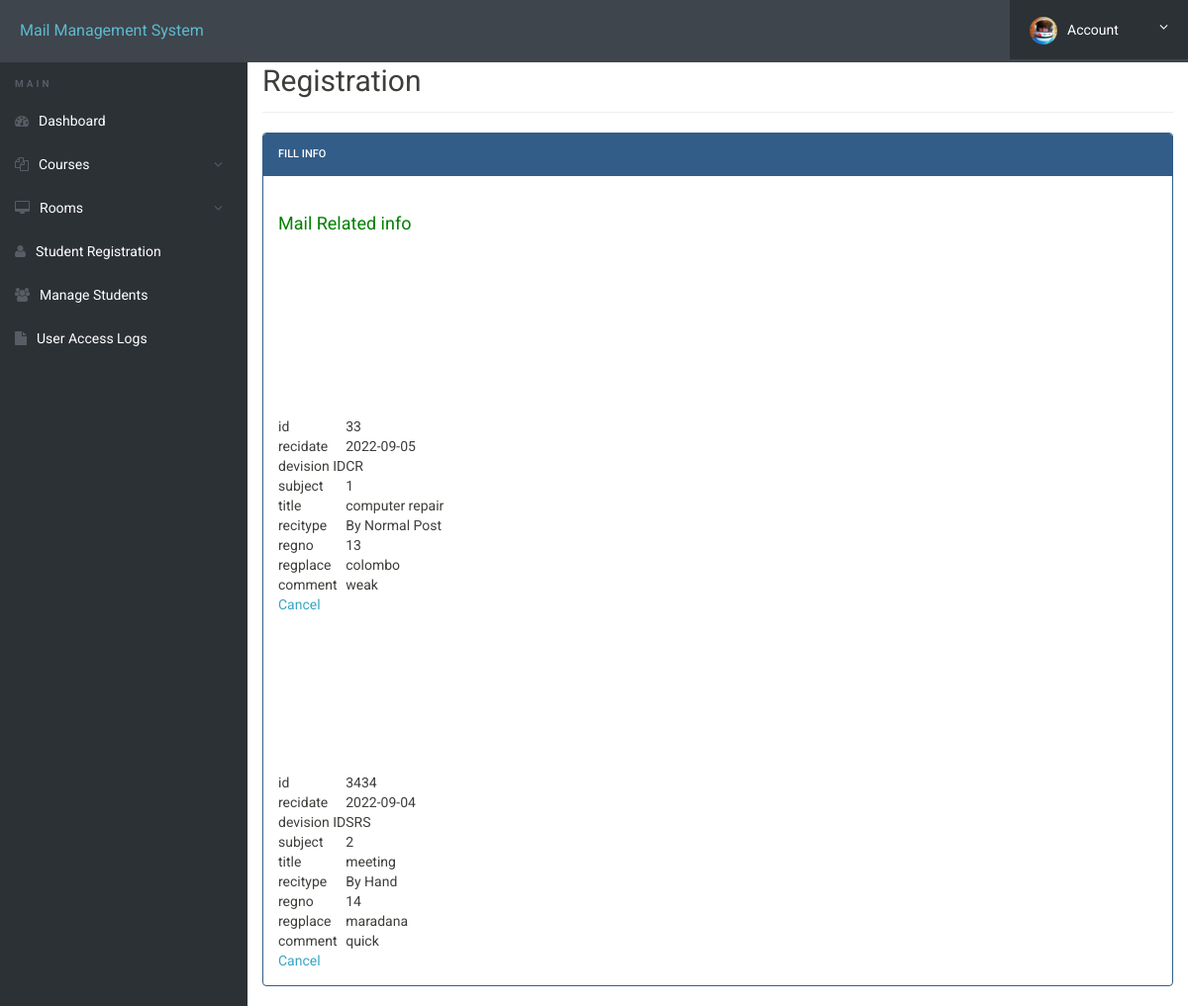
Page /admin/registration1.php (signed in) on the earlier database version.
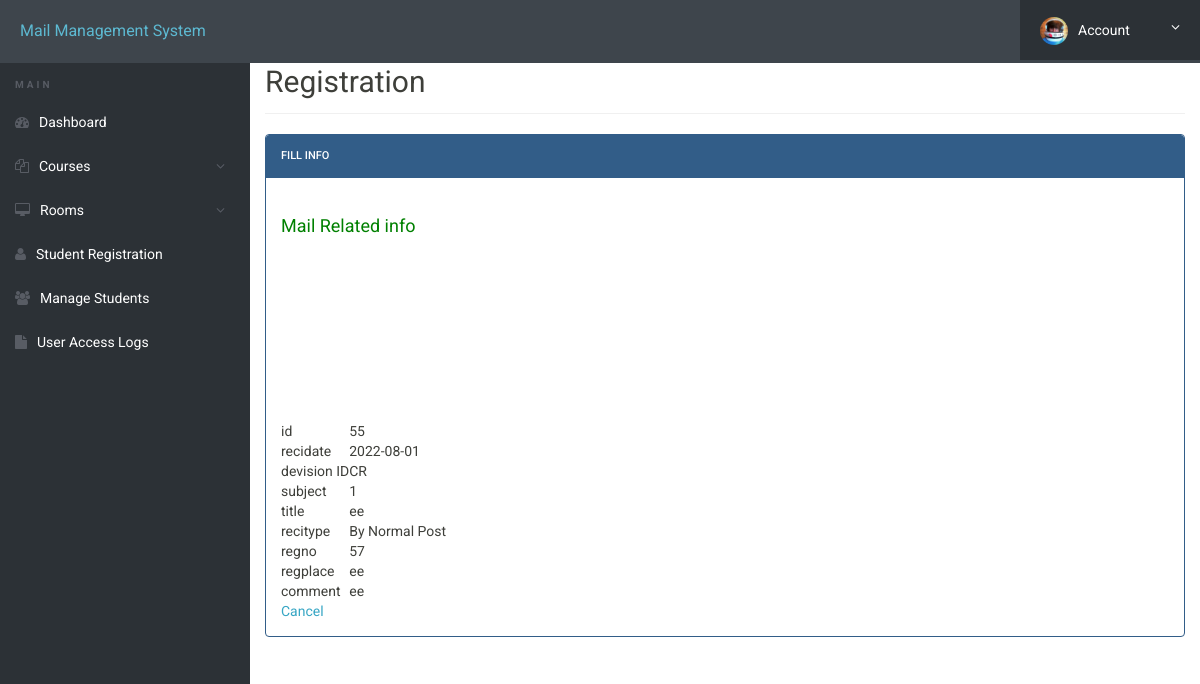
Same page on the later database version.
### tables this page shows
CREATE TABLE `registration` (
  `id` int(11) NOT NULL AUTO_INCREMENT,
  `recidate` date DEFAULT NULL,
  `devision` varchar(500) DEFAULT NULL,
  `regno` int(11) DEFAULT NULL,
  `subject` varchar(500) DEFAULT NULL,
  `title` varchar(500) DEFAULT NULL,
  `recitype` varchar(500) DEFAULT NULL,
  `regplace` varchar(250) DEFAULT NULL,
  `action` varchar(1000) DEFAULT NULL,
  `comment` varchar(500) DEFAULT NULL,
  `branch` varchar(250) DEFAULT NULL,
  `mainreciver` varchar(1000) DEFAULT NULL,
  `position` varchar(500) DEFAULT NULL,
  `action2` varchar(500) DEFAULT NULL,
  PRIMARY KEY (`id`)
);

### admin/registration1.php (the view, shortened to what this page needs)
<!doctype html>
<html lang="en" class="no-js">
<head>
	<link rel="stylesheet" href="css/font-awesome.min.css">
	<link rel="stylesheet" href="css/bootstrap.min.css">
	<link rel="stylesheet" href="css/dataTables.bootstrap.min.css">>
	<link rel="stylesheet" href="css/bootstrap-social.css">
	<link rel="stylesheet" href="css/bootstrap-select.css">
	<link rel="stylesheet" href="css/fileinput.min.css">
	<link rel="stylesheet" href="css/awesome-bootstrap-checkbox.css">
	<link rel="stylesheet" href="css/style.css">
</head>
<body>
	<?php include('includes/header.php');?>
	<div class="ts-main-content">
		<?php include('includes/sidebar.php');?>
		<div class="content-wrapper">
			<div class="container-fluid">
				<div class="row">
					<div class="col-md-12">
						<h2 class="page-title">Registration </h2>
						<div class="row">
							<div class="col-md-12">
								<div class="panel panel-primary">
									<div class="panel-heading">Fill Info</div>
									<div class="panel-body">
										<form method="post" action="" class="form-horizontal">
<div class="form-group">
<label class="col-sm-4 control-label"><h4 style="color: green" align="left">Mail Related info </h4> </label>
</div>
<?php
$host = "localhost";
$dbuser = "rootdb";
$dbpass = "MySqlClient";
$db = "mmsslrdb";
$conn = new mysqli($host, $dbuser, $dbpass, $db);
$sql = "SELECT * FROM registration";
$result = $conn->query($sql);
if ($result->num_rows > 0) {
  while($row = $result->fetch_assoc()) {
    echo '
<table>
<tr>
<td>id</td>
<td>', $row['id'] . $row['id'], '</td>
</tr>
<br>
<tr>
<td>recidate</td>
<td>', $row['recidate'], '</td>
</tr>
<br>
<tr>
<td>devision ID</td>
<td>', $row['devision'], '</td>
</tr>
<br>
<tr>
<td>subject</td>
<td>', $row['subject'], '</td>
</tr>
<br>
<tr>
<td>title</td>
<td>', $row['title'], '</td>
</tr>
<br>
<tr>
<td>recitype</td>
<td>', $row['recitype'], '</td>
</tr>
<br>
<tr>
<td>regno</td>
<td>', $row['regno'], '</td>
</tr>
<br>
<tr>
<td>regplace</td>
<td>', $row['regplace'], '</td>
</tr>
<br>
<tr>
<td>comment</td>
<td>', $row['comment'], '</td>
</tr>
<td><a href="delete.php?id=' .  $row['id'] .  '">Cancel</a></td>
</tr>
</table>';
  }
} else {
  echo "0 results";
}
?>
</body>
</html>

Differences in the rows shown:
removed registration: id "3", recidate "2022-09-05", devision "CR", subject "1", title "computer repair", recitype "By Normal Post", regno "13", regplace "colombo", comment "weak"
removed registration: id "34", recidate "2022-09-04", devision "SRS", subject "2", title "meeting", recitype "By Hand", regno "14", regplace "maradana", comment "quick"
added registration: id "5", recidate "2022-08-01", devision "CR", subject "1", title "ee", recitype "By Normal Post", regno "57", regplace "ee", comment "ee"
